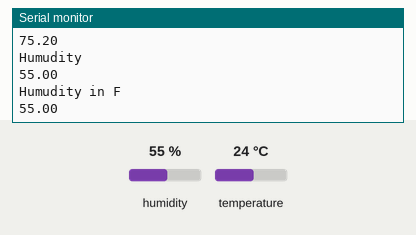
Simulated run of this sketch. Board: ESP8266 (NodeMCU). On the bench: the last lines printed to the serial monitor. The inputs (shaded band) are chosen by the test bench; at power-on: humidity 55 %, temperature 24 °C.

Above: at 1.2 s.
1.3 s: humidity set to 22 %
At 2.6 s:
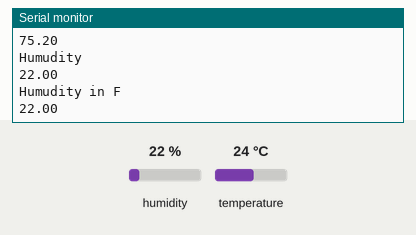
2.8 s: temperature set to 12 °C
4.3 s: humidity set to 40 %
At 7.2 s:
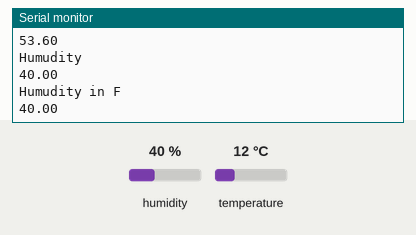
Timing chart, 0 to 8.7 s (numbered marks = the images above; inputs shaded):
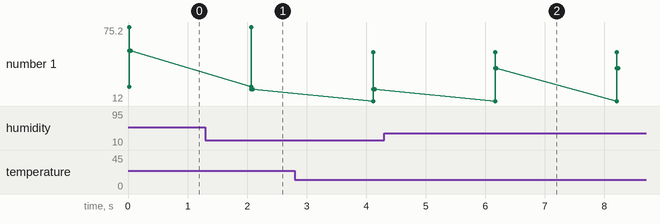

Measured:
- after the input at 1.3 s, the serial monitor: prints a new line after 0.77 s (image 1)
- after the input at 4.3 s, the serial monitor: prints a new line after 1.9 s (image 2)
- plotted number 1: 55 → 22 after the input at 1.3 s, 22 → 40 after the input at 4.3 s

The sketch:

ESP_DHT.ino
```cpp
#include "ESP8266WiFi.h"
#include "DHT.h"
DHT dht14(14,DHT11);
void setup()
{
  Serial.begin(9600);
}
void loop()
{
    Serial.println("Temperature");
    Serial.println((dht14.readTemperature( )));
    Serial.println("TEmp in F");
    Serial.println((dht14.readTemperature(true)));
    Serial.println("Humudity");
    Serial.println((dht14.readHumidity( )));
    Serial.println("Humudity in F");
    Serial.println((dht14.readHumidity(true)));
    delay(2000);
}
```
